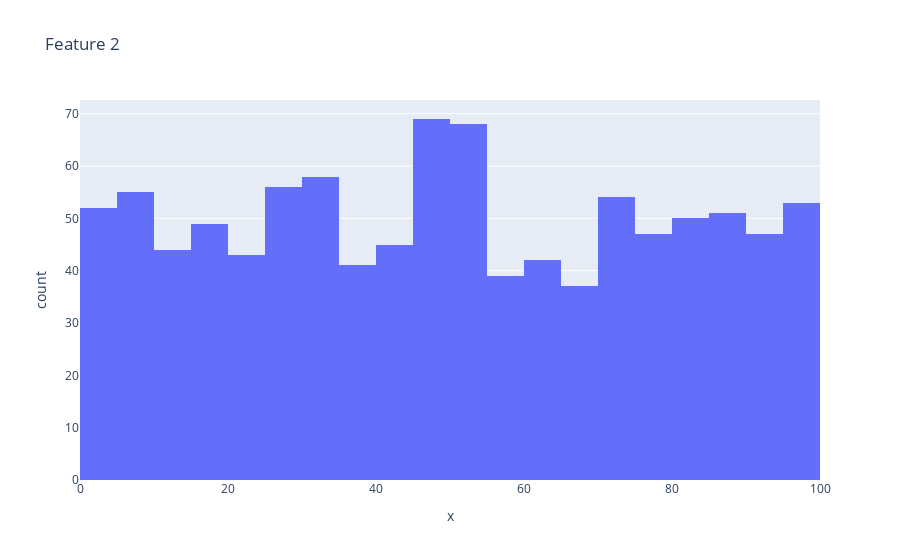

The code cell stored with this chart in its notebook:
### Code cell
fig = px.histogram(x=treatment_data["feat_2"], title="Feature 2")
fig.show()

### Figure 1 — Plotly figure (JSON) as saved in the notebook; plotly's stock layout.template omitted (floating-point values rounded to 4 significant figures; data arrays with more than 128 entries replaced by an {"elided": "..."} marker saying what was removed)
{"data": [{"alignmentgroup": "True", "bingroup": "x", "hovertemplate": "x=%{x}<br>count=%{y}<extra></extra>", "legendgroup": "", "marker": {"color": "#636efa", "pattern": {"shape": ""}}, "name": "", "offsetgroup": "", "orientation": "v", "showlegend": false, "type": "histogram", "x": {"elided": "1000 float values"}, "xaxis": "x", "yaxis": "y"}], "layout": {"barmode": "relative", "legend": {"tracegroupgap": 0}, "title": {"text": "Feature 2"}, "xaxis": {"anchor": "y", "domain": [0, 1], "title": {"text": "x"}}, "yaxis": {"anchor": "x", "domain": [0, 1], "title": {"text": "count"}}}}
